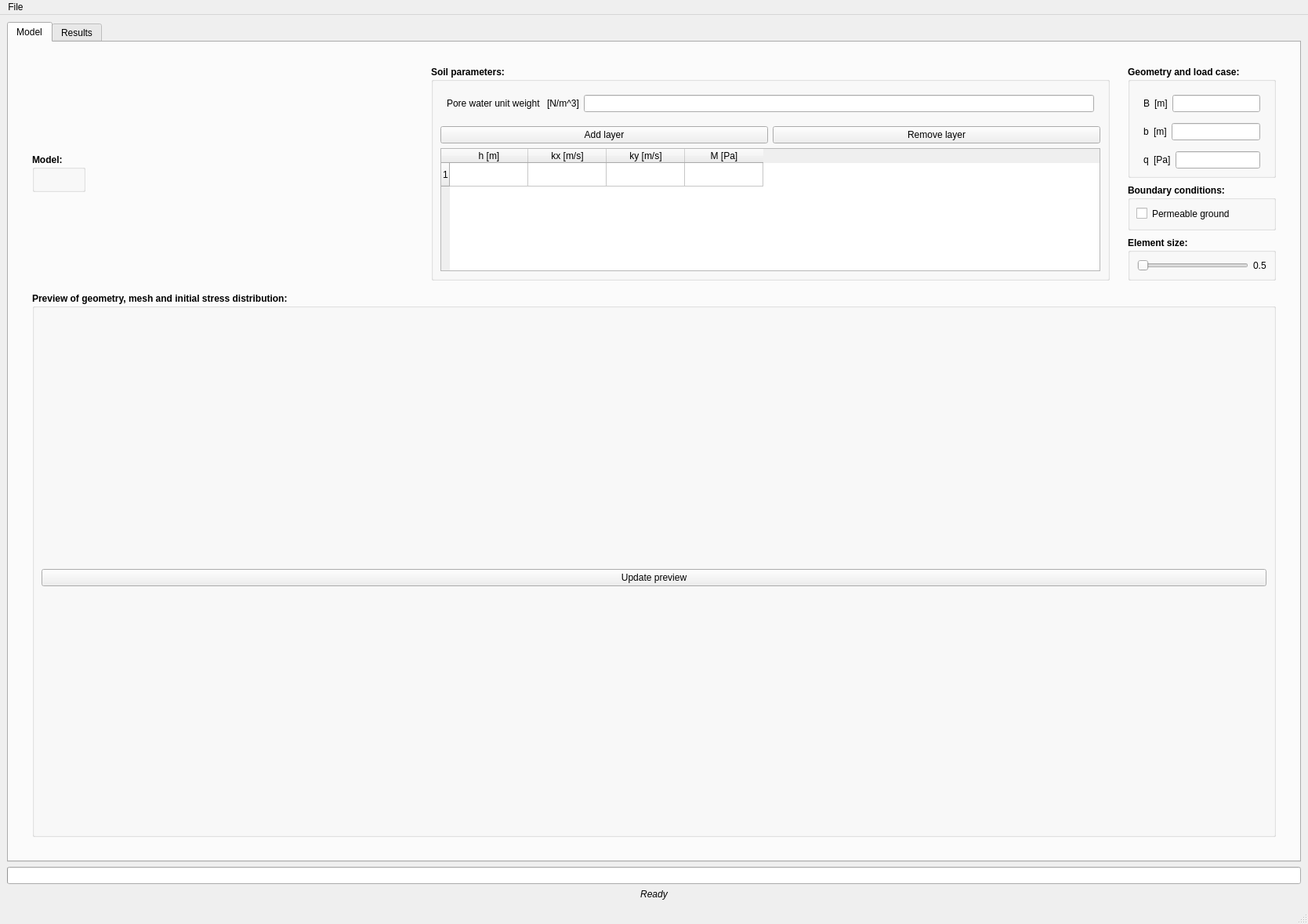
<?xml version="1.0" encoding="UTF-8"?>
<ui version="4.0">
 <class>MainWindow</class>
 <widget class="QMainWindow" name="MainWindow">
  <property name="geometry">
   <rect>
    <x>0</x>
    <y>0</y>
    <width>1669</width>
    <height>1179</height>
   </rect>
  </property>
  <property name="windowTitle">
   <string>MainWindow</string>
  </property>
  <widget class="QWidget" name="centralwidget">
   <layout class="QVBoxLayout" name="verticalLayout_3" stretch="0,0,0">
    <item>
     <widget class="QTabWidget" name="tabWidget">
      <property name="currentIndex">
       <number>0</number>
      </property>
      <widget class="QWidget" name="tab">
       <attribute name="title">
        <string>Model</string>
       </attribute>
       <layout class="QVBoxLayout" name="verticalLayout" stretch="1,4">
        <property name="spacing">
         <number>15</number>
        </property>
        <property name="leftMargin">
         <number>30</number>
        </property>
        <property name="topMargin">
         <number>30</number>
        </property>
        <property name="rightMargin">
         <number>30</number>
        </property>
        <property name="bottomMargin">
         <number>30</number>
        </property>
        <item>
         <layout class="QHBoxLayout" name="rad1" stretch="1,1,2,0">
          <property name="spacing">
           <number>8</number>
          </property>
          <property name="sizeConstraint">
           <enum>QLayout::SetDefaultConstraint</enum>
          </property>
          <property name="leftMargin">
           <number>0</number>
          </property>
          <property name="topMargin">
           <number>0</number>
          </property>
          <property name="rightMargin">
           <number>0</number>
          </property>
          <property name="bottomMargin">
           <number>0</number>
          </property>
          <item>
           <widget class="QGroupBox" name="rad1kolumn1">
            <property name="sizePolicy">
             <sizepolicy hsizetype="Fixed" vsizetype="Fixed">
              <horstretch>0</horstretch>
              <verstretch>0</verstretch>
             </sizepolicy>
            </property>
            <property name="font">
             <font>
              <weight>75</weight>
              <bold>true</bold>
             </font>
            </property>
            <property name="title">
             <string>Model:</string>
            </property>
            <layout class="QVBoxLayout" name="verticalLayout_6">
             <property name="spacing">
              <number>6</number>
             </property>
             <property name="leftMargin">
              <number>13</number>
             </property>
             <property name="topMargin">
              <number>6</number>
             </property>
             <property name="rightMargin">
              <number>6</number>
             </property>
             <property name="bottomMargin">
              <number>6</number>
             </property>
             <item>
              <widget class="QLabel" name="modellfigur">
               <property name="sizePolicy">
                <sizepolicy hsizetype="Expanding" vsizetype="Expanding">
                 <horstretch>1</horstretch>
                 <verstretch>1</verstretch>
                </sizepolicy>
               </property>
               <property name="maximumSize">
                <size>
                 <width>16777214</width>
                 <height>16777215</height>
                </size>
               </property>
               <property name="frameShape">
                <enum>QFrame::NoFrame</enum>
               </property>
               <property name="midLineWidth">
                <number>5</number>
               </property>
               <property name="text">
                <string/>
               </property>
               <property name="pixmap">
                <pixmap>frklfig.svg</pixmap>
               </property>
               <property name="scaledContents">
                <bool>false</bool>
               </property>
               <property name="margin">
                <number>0</number>
               </property>
              </widget>
             </item>
            </layout>
           </widget>
          </item>
          <item>
           <spacer name="horizontalSpacer_2">
            <property name="orientation">
             <enum>Qt::Horizontal</enum>
            </property>
            <property name="sizeHint" stdset="0">
             <size>
              <width>40</width>
              <height>20</height>
             </size>
            </property>
           </spacer>
          </item>
          <item>
           <widget class="QGroupBox" name="groupBox_7">
            <property name="font">
             <font>
              <weight>75</weight>
              <bold>true</bold>
             </font>
            </property>
            <property name="title">
             <string>Soil parameters:</string>
            </property>
            <layout class="QVBoxLayout" name="verticalLayout_10">
             <item>
              <layout class="QGridLayout" name="gridLayout">
               <property name="leftMargin">
                <number>8</number>
               </property>
               <property name="topMargin">
                <number>8</number>
               </property>
               <property name="rightMargin">
                <number>8</number>
               </property>
               <property name="bottomMargin">
                <number>8</number>
               </property>
               <item row="0" column="1">
                <widget class="QLabel" name="label_23">
                 <property name="font">
                  <font>
                   <weight>50</weight>
                   <bold>false</bold>
                  </font>
                 </property>
                 <property name="text">
                  <string>[N/m^3]</string>
                 </property>
                </widget>
               </item>
               <item row="0" column="0">
                <widget class="QLabel" name="gammaLabel">
                 <property name="font">
                  <font>
                   <weight>50</weight>
                   <bold>false</bold>
                  </font>
                 </property>
                 <property name="text">
                  <string>Pore water unit weight </string>
                 </property>
                </widget>
               </item>
               <item row="0" column="2">
                <widget class="QLineEdit" name="gammaEdit">
                 <property name="font">
                  <font>
                   <weight>50</weight>
                   <bold>false</bold>
                  </font>
                 </property>
                </widget>
               </item>
              </layout>
             </item>
             <item>
              <spacer name="verticalSpacer">
               <property name="orientation">
                <enum>Qt::Vertical</enum>
               </property>
               <property name="sizeHint" stdset="0">
                <size>
                 <width>20</width>
                 <height>40</height>
                </size>
               </property>
              </spacer>
             </item>
             <item>
              <layout class="QHBoxLayout" name="horizontalLayout_8">
               <item>
                <widget class="QPushButton" name="addLayer">
                 <property name="font">
                  <font>
                   <weight>50</weight>
                   <bold>false</bold>
                  </font>
                 </property>
                 <property name="text">
                  <string>Add layer</string>
                 </property>
                </widget>
               </item>
               <item>
                <widget class="QPushButton" name="removeLayer">
                 <property name="font">
                  <font>
                   <weight>50</weight>
                   <bold>false</bold>
                  </font>
                 </property>
                 <property name="text">
                  <string>Remove layer</string>
                 </property>
                </widget>
               </item>
              </layout>
             </item>
             <item>
              <widget class="QTableWidget" name="tableLayer">
               <property name="sizePolicy">
                <sizepolicy hsizetype="Expanding" vsizetype="MinimumExpanding">
                 <horstretch>0</horstretch>
                 <verstretch>0</verstretch>
                </sizepolicy>
               </property>
               <property name="minimumSize">
                <size>
                 <width>550</width>
                 <height>100</height>
                </size>
               </property>
               <property name="font">
                <font>
                 <weight>50</weight>
                 <bold>false</bold>
                </font>
               </property>
               <row>
                <property name="text">
                 <string>1</string>
                </property>
               </row>
               <column>
                <property name="text">
                 <string>h [m]</string>
                </property>
               </column>
               <column>
                <property name="text">
                 <string>kx [m/s]</string>
                </property>
               </column>
               <column>
                <property name="text">
                 <string>ky [m/s]</string>
                </property>
               </column>
               <column>
                <property name="text">
                 <string>M [Pa]</string>
                </property>
               </column>
              </widget>
             </item>
            </layout>
           </widget>
          </item>
          <item>
           <layout class="QVBoxLayout" name="rad1kolumn3" stretch="0,0,0,0,0">
            <property name="leftMargin">
             <number>15</number>
            </property>
            <property name="topMargin">
             <number>0</number>
            </property>
            <property name="rightMargin">
             <number>0</number>
            </property>
            <property name="bottomMargin">
             <number>0</number>
            </property>
            <item>
             <widget class="QGroupBox" name="groupBox_9">
              <property name="font">
               <font>
                <weight>75</weight>
                <bold>true</bold>
               </font>
              </property>
              <property name="title">
               <string>Geometry and load case:</string>
              </property>
              <layout class="QVBoxLayout" name="verticalLayout_12">
               <item>
                <layout class="QHBoxLayout" name="horizontalLayout_9">
                 <property name="leftMargin">
                  <number>8</number>
                 </property>
                 <property name="topMargin">
                  <number>8</number>
                 </property>
                 <property name="rightMargin">
                  <number>8</number>
                 </property>
                 <property name="bottomMargin">
                  <number>0</number>
                 </property>
                 <item>
                  <widget class="QLabel" name="label_2">
                   <property name="font">
                    <font>
                     <weight>50</weight>
                     <bold>false</bold>
                    </font>
                   </property>
                   <property name="text">
                    <string>B</string>
                   </property>
                  </widget>
                 </item>
                 <item>
                  <widget class="QLabel" name="label_17">
                   <property name="font">
                    <font>
                     <weight>50</weight>
                     <bold>false</bold>
                    </font>
                   </property>
                   <property name="text">
                    <string>[m]</string>
                   </property>
                  </widget>
                 </item>
                 <item>
                  <widget class="QLineEdit" name="BEdit">
                   <property name="font">
                    <font>
                     <weight>50</weight>
                     <bold>false</bold>
                    </font>
                   </property>
                  </widget>
                 </item>
                </layout>
               </item>
               <item>
                <layout class="QHBoxLayout" name="horizontalLayout_7">
                 <property name="leftMargin">
                  <number>8</number>
                 </property>
                 <property name="topMargin">
                  <number>8</number>
                 </property>
                 <property name="rightMargin">
                  <number>8</number>
                 </property>
                 <property name="bottomMargin">
                  <number>0</number>
                 </property>
                 <item>
                  <widget class="QLabel" name="label">
                   <property name="font">
                    <font>
                     <weight>50</weight>
                     <bold>false</bold>
                    </font>
                   </property>
                   <property name="text">
                    <string>b</string>
                   </property>
                  </widget>
                 </item>
                 <item>
                  <widget class="QLabel" name="label_6">
                   <property name="font">
                    <font>
                     <weight>50</weight>
                     <bold>false</bold>
                     <stylestrategy>PreferAntialias</stylestrategy>
                    </font>
                   </property>
                   <property name="text">
                    <string>[m]</string>
                   </property>
                  </widget>
                 </item>
                 <item>
                  <widget class="QLineEdit" name="bEdit">
                   <property name="font">
                    <font>
                     <weight>50</weight>
                     <bold>false</bold>
                    </font>
                   </property>
                  </widget>
                 </item>
                </layout>
               </item>
               <item>
                <layout class="QHBoxLayout" name="horizontalLayout_10">
                 <property name="leftMargin">
                  <number>8</number>
                 </property>
                 <property name="topMargin">
                  <number>8</number>
                 </property>
                 <property name="rightMargin">
                  <number>8</number>
                 </property>
                 <property name="bottomMargin">
                  <number>0</number>
                 </property>
                 <item>
                  <widget class="QLabel" name="label_11">
                   <property name="font">
                    <font>
                     <weight>50</weight>
                     <bold>false</bold>
                    </font>
                   </property>
                   <property name="text">
                    <string>q</string>
                   </property>
                  </widget>
                 </item>
                 <item>
                  <widget class="QLabel" name="label_33">
                   <property name="font">
                    <font>
                     <weight>50</weight>
                     <bold>false</bold>
                    </font>
                   </property>
                   <property name="text">
                    <string>[Pa]</string>
                   </property>
                  </widget>
                 </item>
                 <item>
                  <widget class="QLineEdit" name="qEdit">
                   <property name="font">
                    <font>
                     <weight>50</weight>
                     <bold>false</bold>
                    </font>
                   </property>
                  </widget>
                 </item>
                </layout>
               </item>
               <item>
                <spacer name="verticalSpacer_2">
                 <property name="orientation">
                  <enum>Qt::Vertical</enum>
                 </property>
                 <property name="sizeHint" stdset="0">
                  <size>
                   <width>20</width>
                   <height>40</height>
                  </size>
                 </property>
                </spacer>
               </item>
              </layout>
             </widget>
            </item>
            <item>
             <spacer name="verticalSpacer_4">
              <property name="orientation">
               <enum>Qt::Vertical</enum>
              </property>
              <property name="sizeHint" stdset="0">
               <size>
                <width>20</width>
                <height>40</height>
               </size>
              </property>
             </spacer>
            </item>
            <item>
             <widget class="QGroupBox" name="groupBox_8">
              <property name="font">
               <font>
                <weight>75</weight>
                <bold>true</bold>
               </font>
              </property>
              <property name="title">
               <string>Boundary conditions:</string>
              </property>
              <layout class="QVBoxLayout" name="verticalLayout_9">
               <property name="leftMargin">
                <number>0</number>
               </property>
               <property name="topMargin">
                <number>0</number>
               </property>
               <property name="rightMargin">
                <number>0</number>
               </property>
               <property name="bottomMargin">
                <number>0</number>
               </property>
               <item>
                <layout class="QHBoxLayout" name="horizontalLayout_6">
                 <property name="leftMargin">
                  <number>8</number>
                 </property>
                 <property name="topMargin">
                  <number>8</number>
                 </property>
                 <property name="rightMargin">
                  <number>8</number>
                 </property>
                 <property name="bottomMargin">
                  <number>8</number>
                 </property>
                 <item>
                  <widget class="QCheckBox" name="checkBox">
                   <property name="text">
                    <string/>
                   </property>
                  </widget>
                 </item>
                 <item>
                  <widget class="QLabel" name="label_19">
                   <property name="font">
                    <font>
                     <weight>50</weight>
                     <bold>false</bold>
                    </font>
                   </property>
                   <property name="text">
                    <string>Permeable ground</string>
                   </property>
                  </widget>
                 </item>
                 <item>
                  <spacer name="horizontalSpacer_7">
                   <property name="orientation">
                    <enum>Qt::Horizontal</enum>
                   </property>
                   <property name="sizeHint" stdset="0">
                    <size>
                     <width>40</width>
                     <height>20</height>
                    </size>
                   </property>
                  </spacer>
                 </item>
                </layout>
               </item>
              </layout>
             </widget>
            </item>
            <item>
             <spacer name="verticalSpacer_5">
              <property name="orientation">
               <enum>Qt::Vertical</enum>
              </property>
              <property name="sizeHint" stdset="0">
               <size>
                <width>20</width>
                <height>40</height>
               </size>
              </property>
             </spacer>
            </item>
            <item>
             <widget class="QGroupBox" name="groupBox_5">
              <property name="font">
               <font>
                <weight>75</weight>
                <bold>true</bold>
               </font>
              </property>
              <property name="title">
               <string>Element size:</string>
              </property>
              <layout class="QHBoxLayout" name="horizontalLayout_2">
               <item>
                <widget class="QSlider" name="meshSlider">
                 <property name="orientation">
                  <enum>Qt::Horizontal</enum>
                 </property>
                </widget>
               </item>
               <item>
                <widget class="QLabel" name="meshLabel">
                 <property name="font">
                  <font>
                   <weight>50</weight>
                   <bold>false</bold>
                  </font>
                 </property>
                 <property name="text">
                  <string>0.5</string>
                 </property>
                </widget>
               </item>
              </layout>
             </widget>
            </item>
           </layout>
          </item>
         </layout>
        </item>
        <item>
         <widget class="QGroupBox" name="rad2">
          <property name="font">
           <font>
            <weight>75</weight>
            <bold>true</bold>
           </font>
          </property>
          <property name="title">
           <string>Preview of geometry, mesh and initial stress distribution:</string>
          </property>
          <layout class="QVBoxLayout" name="verticalLayout_5">
           <item>
            <layout class="QHBoxLayout" name="middleLayout">
             <property name="sizeConstraint">
              <enum>QLayout::SetMinimumSize</enum>
             </property>
             <property name="leftMargin">
              <number>8</number>
             </property>
             <property name="topMargin">
              <number>8</number>
             </property>
             <property name="rightMargin">
              <number>8</number>
             </property>
             <property name="bottomMargin">
              <number>8</number>
             </property>
            </layout>
           </item>
           <item>
            <widget class="QPushButton" name="updateButton">
             <property name="font">
              <font>
               <weight>50</weight>
               <bold>false</bold>
              </font>
             </property>
             <property name="text">
              <string>Update preview</string>
             </property>
            </widget>
           </item>
          </layout>
         </widget>
        </item>
       </layout>
      </widget>
      <widget class="QWidget" name="tab_2">
       <attribute name="title">
        <string>Results</string>
       </attribute>
       <layout class="QVBoxLayout" name="verticalLayout_2" stretch="1,1">
        <property name="spacing">
         <number>15</number>
        </property>
        <property name="leftMargin">
         <number>30</number>
        </property>
        <property name="topMargin">
         <number>30</number>
        </property>
        <property name="rightMargin">
         <number>30</number>
        </property>
        <property name="bottomMargin">
         <number>30</number>
        </property>
        <item>
         <layout class="QHBoxLayout" name="horizontalLayout_5" stretch="0,0,0,0,5">
          <property name="leftMargin">
           <number>0</number>
          </property>
          <property name="topMargin">
           <number>0</number>
          </property>
          <property name="rightMargin">
           <number>0</number>
          </property>
          <property name="bottomMargin">
           <number>0</number>
          </property>
          <item>
           <widget class="QGroupBox" name="groupBox_4">
            <property name="font">
             <font>
              <weight>75</weight>
              <bold>true</bold>
             </font>
            </property>
            <property name="title">
             <string>Time simulation:</string>
            </property>
            <layout class="QVBoxLayout" name="verticalLayout_7">
             <item>
              <spacer name="verticalSpacer_9">
               <property name="orientation">
                <enum>Qt::Vertical</enum>
               </property>
               <property name="sizeHint" stdset="0">
                <size>
                 <width>20</width>
                 <height>40</height>
                </size>
               </property>
              </spacer>
             </item>
             <item>
              <layout class="QGridLayout" name="gridLayout_2">
               <property name="sizeConstraint">
                <enum>QLayout::SetMaximumSize</enum>
               </property>
               <property name="leftMargin">
                <number>8</number>
               </property>
               <property name="topMargin">
                <number>8</number>
               </property>
               <property name="rightMargin">
                <number>8</number>
               </property>
               <property name="bottomMargin">
                <number>8</number>
               </property>
               <property name="spacing">
                <number>8</number>
               </property>
               <item row="7" column="2">
                <widget class="QLineEdit" name="YnrEdit">
                 <property name="font">
                  <font>
                   <weight>50</weight>
                   <bold>false</bold>
                  </font>
                 </property>
                </widget>
               </item>
               <item row="6" column="2">
                <widget class="QLineEdit" name="XnrEdit">
                 <property name="font">
                  <font>
                   <weight>50</weight>
                   <bold>false</bold>
                  </font>
                 </property>
                </widget>
               </item>
               <item row="1" column="3">
                <spacer name="horizontalSpacer_3">
                 <property name="orientation">
                  <enum>Qt::Horizontal</enum>
                 </property>
                 <property name="sizeHint" stdset="0">
                  <size>
                   <width>40</width>
                   <height>20</height>
                  </size>
                 </property>
                </spacer>
               </item>
               <item row="6" column="0">
                <widget class="QLabel" name="label_9">
                 <property name="font">
                  <font>
                   <weight>50</weight>
                   <bold>false</bold>
                  </font>
                 </property>
                 <property name="text">
                  <string>Number of interval x-axis</string>
                 </property>
                </widget>
               </item>
               <item row="7" column="1">
                <widget class="QLabel" name="label_8">
                 <property name="font">
                  <font>
                   <weight>50</weight>
                   <bold>false</bold>
                  </font>
                 </property>
                 <property name="text">
                  <string>[-]</string>
                 </property>
                </widget>
               </item>
               <item row="7" column="0">
                <widget class="QLabel" name="label_3">
                 <property name="font">
                  <font>
                   <weight>50</weight>
                   <bold>false</bold>
                  </font>
                 </property>
                 <property name="text">
                  <string>Number of interval y-axis</string>
                 </property>
                </widget>
               </item>
               <item row="6" column="1">
                <widget class="QLabel" name="label_7">
                 <property name="font">
                  <font>
                   <weight>50</weight>
                   <bold>false</bold>
                  </font>
                 </property>
                 <property name="text">
                  <string>[-]</string>
                 </property>
                </widget>
               </item>
               <item row="8" column="2">
                <widget class="QPushButton" name="oneDupdate">
                 <property name="font">
                  <font>
                   <weight>50</weight>
                   <bold>false</bold>
                  </font>
                 </property>
                 <property name="text">
                  <string>Update 1D-plot</string>
                 </property>
                </widget>
               </item>
               <item row="4" column="0">
                <spacer name="verticalSpacer_6">
                 <property name="orientation">
                  <enum>Qt::Vertical</enum>
                 </property>
                 <property name="sizeHint" stdset="0">
                  <size>
                   <width>20</width>
                   <height>40</height>
                  </size>
                 </property>
                </spacer>
               </item>
               <item row="3" column="0">
                <widget class="QLabel" name="label_21">
                 <property name="font">
                  <font>
                   <weight>50</weight>
                   <bold>false</bold>
                  </font>
                 </property>
                 <property name="text">
                  <string>Min. number of screenshots</string>
                 </property>
                </widget>
               </item>
               <item row="2" column="0">
                <widget class="QLabel" name="label_25">
                 <property name="font">
                  <font>
                   <weight>50</weight>
                   <bold>false</bold>
                  </font>
                 </property>
                 <property name="text">
                  <string>Increment size</string>
                 </property>
                </widget>
               </item>
               <item row="2" column="1">
                <widget class="QLabel" name="label_24">
                 <property name="font">
                  <font>
                   <weight>50</weight>
                   <bold>false</bold>
                  </font>
                 </property>
                 <property name="text">
                  <string>[Years]</string>
                 </property>
                </widget>
               </item>
               <item row="3" column="1">
                <widget class="QLabel" name="label_22">
                 <property name="font">
                  <font>
                   <weight>50</weight>
                   <bold>false</bold>
                  </font>
                 </property>
                 <property name="text">
                  <string>[-]</string>
                 </property>
                </widget>
               </item>
               <item row="2" column="2">
                <widget class="QLineEdit" name="dtEdit">
                 <property name="font">
                  <font>
                   <weight>50</weight>
                   <bold>false</bold>
                  </font>
                 </property>
                </widget>
               </item>
               <item row="0" column="0">
                <widget class="QLabel" name="label_4">
                 <property name="font">
                  <font>
                   <weight>75</weight>
                   <bold>true</bold>
                   <underline>false</underline>
                  </font>
                 </property>
                 <property name="text">
                  <string>Time parameters</string>
                 </property>
                </widget>
               </item>
               <item row="1" column="2">
                <widget class="QLineEdit" name="TEdit">
                 <property name="font">
                  <font>
                   <weight>50</weight>
                   <bold>false</bold>
                  </font>
                 </property>
                </widget>
               </item>
               <item row="1" column="1">
                <widget class="QLabel" name="label_18">
                 <property name="font">
                  <font>
                   <weight>50</weight>
                   <bold>false</bold>
                  </font>
                 </property>
                 <property name="text">
                  <string>[Years]</string>
                 </property>
                </widget>
               </item>
               <item row="1" column="0">
                <widget class="QLabel" name="label_20">
                 <property name="font">
                  <font>
                   <weight>50</weight>
                   <bold>false</bold>
                  </font>
                 </property>
                 <property name="text">
                  <string>Max. time</string>
                 </property>
                </widget>
               </item>
               <item row="3" column="2">
                <widget class="QLineEdit" name="TnrEdit">
                 <property name="font">
                  <font>
                   <weight>50</weight>
                   <bold>false</bold>
                  </font>
                 </property>
                </widget>
               </item>
               <item row="4" column="2">
                <widget class="QPushButton" name="updateTime">
                 <property name="font">
                  <font>
                   <weight>50</weight>
                   <bold>false</bold>
                  </font>
                 </property>
                 <property name="text">
                  <string>Update Time simulation</string>
                 </property>
                </widget>
               </item>
               <item row="8" column="0">
                <spacer name="verticalSpacer_7">
                 <property name="orientation">
                  <enum>Qt::Vertical</enum>
                 </property>
                 <property name="sizeHint" stdset="0">
                  <size>
                   <width>20</width>
                   <height>40</height>
                  </size>
                 </property>
                </spacer>
               </item>
               <item row="5" column="0">
                <widget class="QLabel" name="label_5">
                 <property name="font">
                  <font>
                   <weight>75</weight>
                   <bold>true</bold>
                   <underline>false</underline>
                  </font>
                 </property>
                 <property name="text">
                  <string>1D-plot parameters</string>
                 </property>
                </widget>
               </item>
              </layout>
             </item>
             <item>
              <spacer name="verticalSpacer_8">
               <property name="orientation">
                <enum>Qt::Vertical</enum>
               </property>
               <property name="sizeHint" stdset="0">
                <size>
                 <width>20</width>
                 <height>40</height>
                </size>
               </property>
              </spacer>
             </item>
            </layout>
           </widget>
          </item>
          <item>
           <spacer name="horizontalSpacer_9">
            <property name="orientation">
             <enum>Qt::Horizontal</enum>
            </property>
            <property name="sizeHint" stdset="0">
             <size>
              <width>40</width>
              <height>20</height>
             </size>
            </property>
           </spacer>
          </item>
          <item>
           <widget class="QGroupBox" name="groupBox_3">
            <property name="font">
             <font>
              <weight>75</weight>
              <bold>true</bold>
             </font>
            </property>
            <property name="title">
             <string>Time:</string>
            </property>
            <layout class="QVBoxLayout" name="verticalLayout_8">
             <property name="spacing">
              <number>0</number>
             </property>
             <property name="leftMargin">
              <number>8</number>
             </property>
             <property name="topMargin">
              <number>8</number>
             </property>
             <property name="rightMargin">
              <number>8</number>
             </property>
             <property name="bottomMargin">
              <number>8</number>
             </property>
             <item>
              <widget class="QSlider" name="timeSlider">
               <property name="orientation">
                <enum>Qt::Vertical</enum>
               </property>
              </widget>
             </item>
             <item>
              <widget class="QLabel" name="timelabel">
               <property name="font">
                <font>
                 <weight>50</weight>
                 <bold>false</bold>
                </font>
               </property>
               <property name="text">
                <string>0.00</string>
               </property>
              </widget>
             </item>
            </layout>
           </widget>
          </item>
          <item>
           <spacer name="horizontalSpacer_4">
            <property name="orientation">
             <enum>Qt::Horizontal</enum>
            </property>
            <property name="sizeHint" stdset="0">
             <size>
              <width>40</width>
              <height>20</height>
             </size>
            </property>
           </spacer>
          </item>
          <item>
           <widget class="QGroupBox" name="groupBox_2">
            <property name="font">
             <font>
              <weight>75</weight>
              <bold>true</bold>
             </font>
            </property>
            <property name="title">
             <string>2D - Visualisation</string>
            </property>
            <layout class="QVBoxLayout" name="verticalLayout_11" stretch="6,0">
             <item>
              <layout class="QVBoxLayout" name="resLayout1">
               <property name="sizeConstraint">
                <enum>QLayout::SetNoConstraint</enum>
               </property>
              </layout>
             </item>
             <item>
              <layout class="QGridLayout" name="gridLayout_4">
               <property name="leftMargin">
                <number>8</number>
               </property>
               <property name="topMargin">
                <number>8</number>
               </property>
               <property name="rightMargin">
                <number>8</number>
               </property>
               <property name="bottomMargin">
                <number>8</number>
               </property>
               <item row="0" column="4">
                <widget class="QLabel" name="maxeff">
                 <property name="text">
                  <string/>
                 </property>
                </widget>
               </item>
               <item row="0" column="2">
                <widget class="QLabel" name="label_27">
                 <property name="font">
                  <font>
                   <weight>50</weight>
                   <bold>false</bold>
                  </font>
                 </property>
                 <property name="text">
                  <string>[Pa]</string>
                 </property>
                </widget>
               </item>
               <item row="0" column="0">
                <widget class="QLabel" name="label_26">
                 <property name="font">
                  <font>
                   <weight>50</weight>
                   <bold>false</bold>
                   <underline>false</underline>
                  </font>
                 </property>
                 <property name="text">
                  <string>Max. pore water pressure:</string>
                 </property>
                </widget>
               </item>
               <item row="0" column="1">
                <widget class="QLabel" name="maxu">
                 <property name="text">
                  <string/>
                 </property>
                </widget>
               </item>
               <item row="0" column="5">
                <widget class="QLabel" name="label_29">
                 <property name="font">
                  <font>
                   <weight>50</weight>
                   <bold>false</bold>
                  </font>
                 </property>
                 <property name="text">
                  <string>[Pa]</string>
                 </property>
                </widget>
               </item>
               <item row="0" column="3">
                <widget class="QLabel" name="label_28">
                 <property name="font">
                  <font>
                   <weight>50</weight>
                   <bold>false</bold>
                   <underline>false</underline>
                  </font>
                 </property>
                 <property name="text">
                  <string>Max. effective stress:</string>
                 </property>
                </widget>
               </item>
              </layout>
             </item>
            </layout>
           </widget>
          </item>
         </layout>
        </item>
        <item>
         <widget class="QGroupBox" name="groupBox">
          <property name="font">
           <font>
            <weight>75</weight>
            <bold>true</bold>
           </font>
          </property>
          <property name="title">
           <string>1D - Visualisation</string>
          </property>
          <property name="flat">
           <bool>false</bool>
          </property>
          <property name="checkable">
           <bool>false</bool>
          </property>
          <layout class="QVBoxLayout" name="verticalLayout_4" stretch="0,1">
           <item>
            <layout class="QHBoxLayout" name="horizontalLayout">
             <item>
              <widget class="QComboBox" name="comboBox">
               <property name="font">
                <font>
                 <weight>50</weight>
                 <bold>false</bold>
                </font>
               </property>
               <item>
                <property name="text">
                 <string>Vertical 1-dimensional plot</string>
                </property>
               </item>
               <item>
                <property name="text">
                 <string>Horizontal 1-dimensional plot</string>
                </property>
               </item>
              </widget>
             </item>
             <item>
              <spacer name="horizontalSpacer_8">
               <property name="orientation">
                <enum>Qt::Horizontal</enum>
               </property>
               <property name="sizeHint" stdset="0">
                <size>
                 <width>40</width>
                 <height>20</height>
                </size>
               </property>
              </spacer>
             </item>
             <item>
              <layout class="QHBoxLayout" name="horizontalLayout_4">
               <property name="leftMargin">
                <number>8</number>
               </property>
               <property name="topMargin">
                <number>8</number>
               </property>
               <property name="rightMargin">
                <number>8</number>
               </property>
               <property name="bottomMargin">
                <number>8</number>
               </property>
               <item>
                <widget class="QLabel" name="combolabel">
                 <property name="font">
                  <font>
                   <weight>50</weight>
                   <bold>false</bold>
                   <underline>false</underline>
                  </font>
                 </property>
                 <property name="text">
                  <string>Extract vertical 1D-plot at x =</string>
                 </property>
                </widget>
               </item>
               <item>
                <widget class="QLabel" name="locallabel">
                 <property name="font">
                  <font>
                   <weight>50</weight>
                   <bold>false</bold>
                  </font>
                 </property>
                 <property name="text">
                  <string>0.00</string>
                 </property>
                </widget>
               </item>
               <item>
                <widget class="QSlider" name="localSlider">
                 <property name="orientation">
                  <enum>Qt::Horizontal</enum>
                 </property>
                </widget>
               </item>
               <item>
                <spacer name="horizontalSpacer_5">
                 <property name="orientation">
                  <enum>Qt::Horizontal</enum>
                 </property>
                 <property name="sizeHint" stdset="0">
                  <size>
                   <width>40</width>
                   <height>20</height>
                  </size>
                 </property>
                </spacer>
               </item>
              </layout>
             </item>
            </layout>
           </item>
           <item>
            <layout class="QHBoxLayout" name="resLayout2"/>
           </item>
          </layout>
         </widget>
        </item>
       </layout>
      </widget>
     </widget>
    </item>
    <item>
     <widget class="QProgressBar" name="progressBar">
      <property name="value">
       <number>0</number>
      </property>
      <property name="textVisible">
       <bool>false</bool>
      </property>
      <property name="format">
       <string>%p%</string>
      </property>
     </widget>
    </item>
    <item>
     <widget class="QLabel" name="progresslabel">
      <property name="font">
       <font>
        <weight>50</weight>
        <italic>true</italic>
        <bold>false</bold>
       </font>
      </property>
      <property name="text">
       <string>Ready</string>
      </property>
      <property name="alignment">
       <set>Qt::AlignCenter</set>
      </property>
     </widget>
    </item>
   </layout>
  </widget>
  <widget class="QMenuBar" name="menubar">
   <property name="geometry">
    <rect>
     <x>0</x>
     <y>0</y>
     <width>1669</width>
     <height>21</height>
    </rect>
   </property>
   <widget class="QMenu" name="menuNew">
    <property name="title">
     <string>File</string>
    </property>
    <addaction name="actionNew"/>
    <addaction name="actionOpen"/>
    <addaction name="actionSave"/>
    <addaction name="actionSaveas"/>
    <addaction name="actionExit"/>
   </widget>
   <addaction name="menuNew"/>
  </widget>
  <widget class="QStatusBar" name="statusbar"/>
  <action name="actionNew">
   <property name="text">
    <string>New</string>
   </property>
  </action>
  <action name="actionOpen">
   <property name="text">
    <string>Open</string>
   </property>
  </action>
  <action name="actionSave">
   <property name="text">
    <string>Save</string>
   </property>
  </action>
  <action name="actionSaveas">
   <property name="text">
    <string>Save as...</string>
   </property>
  </action>
  <action name="actionExit">
   <property name="text">
    <string>Exit</string>
   </property>
  </action>
 </widget>
 <resources/>
 <connections/>
</ui>
